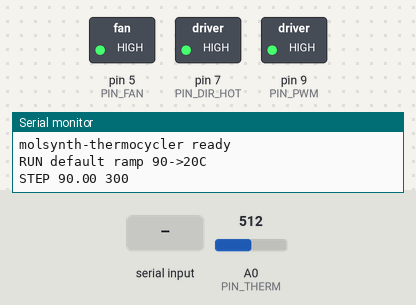
Bench run of a sketch on a simulated Arduino Uno, built with avr-gcc and run on an emulated ATmega328P. Parts: switched loads named in the sketch (green lamp = pin HIGH), the last lines printed to the serial monitor. The test bench sets the inputs (shaded band); at power-on: A0 (PIN_THERM) = 512. Pins used as bus, display or sensor lines are not drawn.

Above: at 0.8 s.
0.9 s: "STATUS 1\n" received over Serial
At 2.0 s:
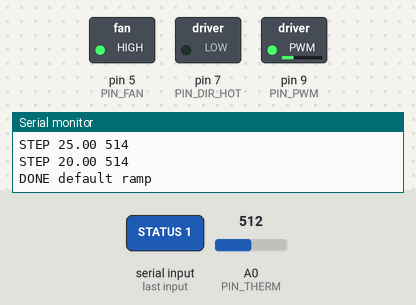
3.9 s: A0 (PIN_THERM) set to 716
5.5 s: "SET 90\n" received over Serial
At 6.8 s:
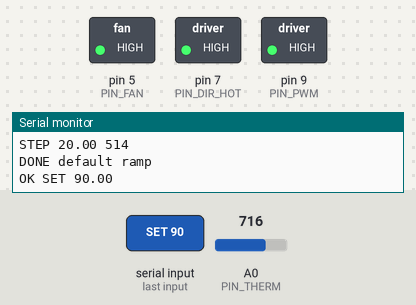
7.1 s: A0 (PIN_THERM) set to 900
At 7.3 s:
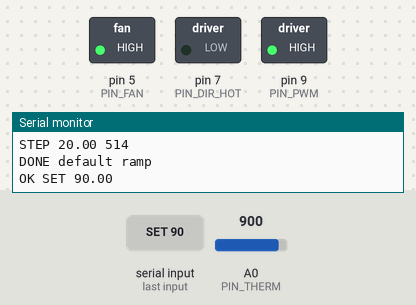
10.1 s: "STOP\n" received over Serial
At 10.5 s:
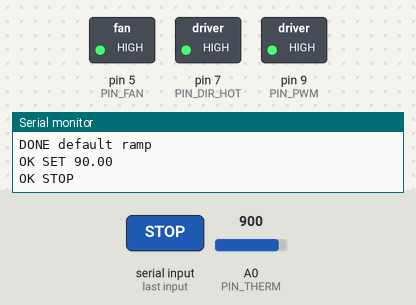
11.6 s: "SET  45\n" received over Serial
At 12.8 s:
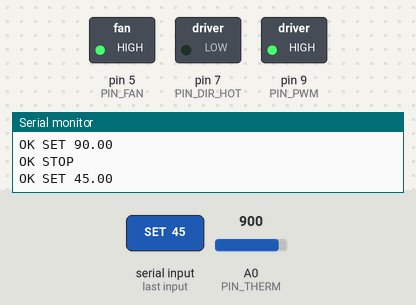
Timing chart, 0 to 14.1 s (numbered marks = the images above; inputs shaded):
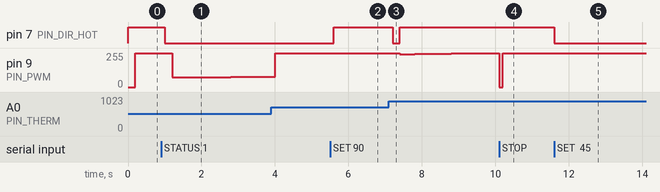

The sketch:

thermocycler.ino
```cpp
/*
 * Molecular Synth v0 - DNA origami folding thermocycler firmware
 * ---------------------------------------------------------------
 * Repurposed parts (see /bom):
 *   - Peltier TEC1-12706 thermoelectric module (CPU/cooler/dehumidifier part)
 *   - BTS7960 / IBT-2 H-bridge motor driver  -> bidirectional Peltier drive (heat AND cool)
 *   - 100k NTC thermistor (3D-printer hot-end part) on the aluminium tube block
 *   - 12 V supply from a repurposed PC/laptop PSU
 *   - Arduino Uno/Nano
 *
 * Function: closed-loop PID tracks a setpoint; the host streams the anneal ramp
 * emitted by the compiler (design.json -> host_ramp.py), so the SAME ramp that the
 * wet-lab protocol prints is what the block executes. Heat 90 C, then slow-cool to
 * 20 C in Mg2+ buffer = standard scaffolded-origami folding (Rothemund 2006; Castro
 * et al., Nat. Methods 2011).
 *
 * Serial protocol @ 115200 (newline-terminated):
 *   SET <tempC>        set target temperature, hold indefinitely
 *   STEP <tempC> <sec> ramp/hold to tempC for <sec> seconds, then report DONE
 *   STATUS             print "T=<meas> SP=<set> OUT=<-255..255>"
 *   STOP               output 0, hold
 * Without a host, RUN_DEFAULT_RAMP=1 executes a built-in 90->20 C ramp on boot.
 */

#include <Arduino.h>

// ---- pins ----
const int PIN_THERM   = A0;   // NTC divider midpoint
const int PIN_PWM     = 9;    // H-bridge enable/PWM
const int PIN_DIR_HOT = 7;    // H-bridge direction A (heat)
const int PIN_DIR_COLD= 8;    // H-bridge direction B (cool)
const int PIN_FAN     = 5;    // heatsink fan (always on while running)

// ---- thermistor (Beta model) ----
const float SERIES_R   = 100000.0;  // divider resistor (ohms)
const float THERM_NOM  = 100000.0;  // thermistor nominal R at 25 C
const float THERM_BETA = 3950.0;
const float TEMP_NOM_K = 298.15;
const float ADC_MAX    = 1023.0;

// ---- PID ----
float Kp = 18.0, Ki = 0.35, Kd = 30.0;
float integ = 0, prevErr = 0;
float setpoint = 25.0;
unsigned long lastPid = 0;
const unsigned long PID_MS = 200;

// ---- safety ----
const float T_MAX = 99.0;     // hard cutoff; DNA/buffer must not boil over
const float T_MIN = 2.0;

// ---- default ramp (used if no host) ----
#define RUN_DEFAULT_RAMP 1
struct Step { float tempC; unsigned long sec; };
Step defaultRamp[] = {
  {90, 300}, {85, 514}, {80, 514}, {75, 514}, {70, 514}, {65, 514},
  {60, 514}, {55, 514}, {50, 514}, {45, 514}, {40, 514}, {35, 514},
  {30, 514}, {25, 514}, {20, 514}
};
const int defaultRampLen = sizeof(defaultRamp) / sizeof(defaultRamp[0]);

float readTempC() {
  // average a few samples
  long acc = 0;
  for (int i = 0; i < 8; i++) acc += analogRead(PIN_THERM);
  float adc = acc / 8.0;
  if (adc <= 0) adc = 0.5;
  float r = SERIES_R * (ADC_MAX / adc - 1.0);   // thermistor on top of divider
  float invT = 1.0 / TEMP_NOM_K + (1.0 / THERM_BETA) * log(r / THERM_NOM);
  return (1.0 / invT) - 273.15;
}

void drive(float out) {  // out in [-255, 255]; + = heat, - = cool
  if (out > 255) out = 255; if (out < -255) out = -255;
  if (out >= 0) {
    digitalWrite(PIN_DIR_HOT, HIGH); digitalWrite(PIN_DIR_COLD, LOW);
    analogWrite(PIN_PWM, (int)out);
  } else {
    digitalWrite(PIN_DIR_HOT, LOW); digitalWrite(PIN_DIR_COLD, HIGH);
    analogWrite(PIN_PWM, (int)(-out));
  }
}

float pidStep(float meas) {
  float err = setpoint - meas;
  integ += err * (PID_MS / 1000.0);
  integ = constrain(integ, -400, 400);
  float deriv = (err - prevErr) / (PID_MS / 1000.0);
  prevErr = err;
  return Kp * err + Ki * integ + Kd * deriv;
}

void serviceControl() {
  unsigned long now = millis();
  if (now - lastPid < PID_MS) return;
  lastPid = now;
  float t = readTempC();
  if (t > T_MAX || t < T_MIN) { drive(0); return; }   // fault -> coast
  drive(pidStep(t));
}

void rampTo(float tempC, unsigned long sec) {
  setpoint = constrain(tempC, T_MIN, T_MAX);
  unsigned long t0 = millis();
  while (millis() - t0 < sec * 1000UL) {
    serviceControl();
    if (Serial.available()) return;   // host can interrupt
  }
}

void setup() {
  Serial.begin(115200);
  pinMode(PIN_PWM, OUTPUT); pinMode(PIN_DIR_HOT, OUTPUT);
  pinMode(PIN_DIR_COLD, OUTPUT); pinMode(PIN_FAN, OUTPUT);
  digitalWrite(PIN_FAN, HIGH);
  drive(0);
  Serial.println(F("molsynth-thermocycler ready"));
#if RUN_DEFAULT_RAMP
  if (!Serial.available()) {
    Serial.println(F("RUN default ramp 90->20C"));
    for (int i = 0; i < defaultRampLen; i++) {
      Serial.print(F("STEP ")); Serial.print(defaultRamp[i].tempC);
      Serial.print(F(" ")); Serial.println(defaultRamp[i].sec);
      rampTo(defaultRamp[i].tempC, defaultRamp[i].sec);
    }
    Serial.println(F("DONE default ramp"));
  }
#endif
}

String buf;
void loop() {
  serviceControl();
  while (Serial.available()) {
    char c = Serial.read();
    if (c == '\n') {
      buf.trim();
      if (buf.startsWith("SET ")) {
        setpoint = buf.substring(4).toFloat();
        Serial.print(F("OK SET ")); Serial.println(setpoint);
      } else if (buf.startsWith("STEP ")) {
        int sp = buf.indexOf(' ', 5);
        float tc = buf.substring(5, sp).toFloat();
        unsigned long sec = (unsigned long) buf.substring(sp + 1).toInt();
        rampTo(tc, sec);
        Serial.println(F("DONE"));
      } else if (buf == "STATUS") {
        Serial.print(F("T=")); Serial.print(readTempC());
        Serial.print(F(" SP=")); Serial.println(setpoint);
      } else if (buf == "STOP") {
        drive(0); Serial.println(F("OK STOP"));
      }
      buf = "";
    } else {
      buf += c;
    }
  }
}
```

Measured:
- after the input at 0.9 s, pin 7 (PIN_DIR_HOT): HIGH → LOW after 0.10 s; pin 9 (PIN_PWM): 255/255 → 73/255 after 0.30 s, → 74/255 0.40 s later, → 75/255 0.60 s later, → 76/255 0.60 s later, … (5 changes in this stretch)
- after the input at 5.5 s, pin 7 (PIN_DIR_HOT): LOW → HIGH after 0.10 s
- after the input at 7.1 s, pin 7 (PIN_DIR_HOT): HIGH → LOW after 0.10 s, → HIGH 0.20 s later; pin 9 (PIN_PWM): 255/255 → 246/255 after 0.30 s, → 247/255 0.20 s later, → 248/255 0.20 s later, → 249/255 0.20 s later, … (10 changes in this stretch)
- after the input at 10.1 s, pin 9 (PIN_PWM): 255/255 → 0/255 at once, → 255/255 0.10 s later
- after the input at 11.6 s, pin 7 (PIN_DIR_HOT): HIGH → LOW at once
